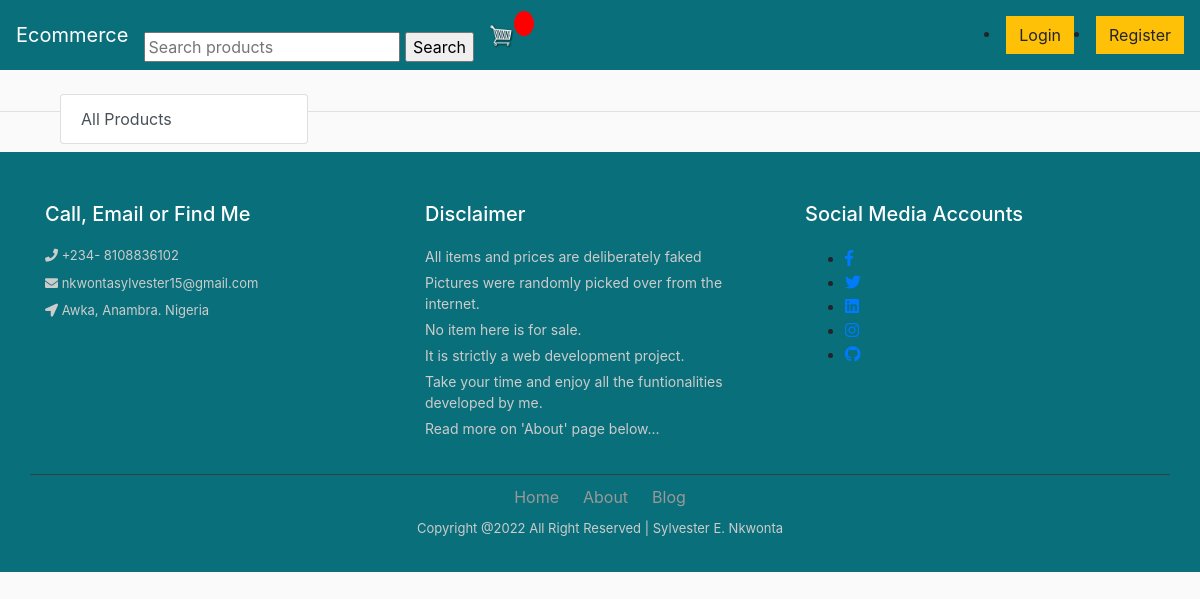
The app's page /category/, older data.
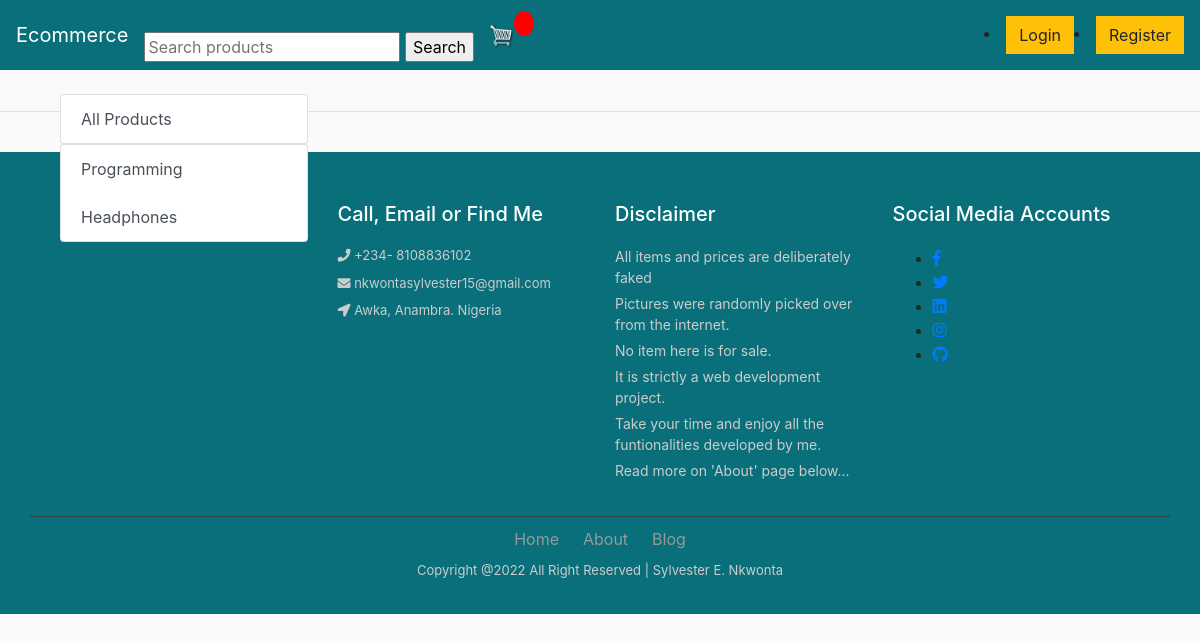
The same page, newer data.
### e_commerce/models.py (models this page shows, shortened)
class Category(models.Model):
    name = models.CharField(max_length=40, verbose_name='name')
    slug = models.SlugField(max_length=200, unique=True, null=True, blank=True)
    class  Meta:  #new
        verbose_name_plural  =  "Categories"

### e_commerce/views.py (the view)
# urls.py: path('category/', views.CategoryListView.as_view(), name="category"),
class CategoryListView(generic.ListView):
    model = Category
    template_name = 'e_commerce/category.html'
    def get_context_data(self,**Kwargs):
        context = super(CategoryListView, self).get_context_data(**Kwargs)
        context['category_list'] = Category.objects.all()
        return context

### e_commerce/templates/e_commerce/category.html (shortened to what this page needs)
{% extends 'base.html' %}
{% block body %}
<div class="col-lg-3 float-left"> <br>
    <strong><a href="/" class="list-group-item list-group-item-action btn btn-outline-success">All Products</a></strong>
    <div class="list-group">
        {% for category in category_list %}
        <a href="{% url 'category-details' category.slug %}"
            class="list-group-item list-group-item-action btn btn-outline-success ">{{category.name}}</a>
        {% endfor %}
    </div>
</div>
{% endblock body%}

Row changes from the older to the newer data that the page shows:
added Category: name "Programming"
added Category: name "Headphones"
